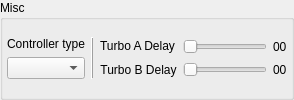
    <widget class="themeGroupBox" name="groupBox_Misc">
     <property name="title">
      <string>Misc</string>
     </property>
     <property name="flat">
      <bool>true</bool>
     </property>
     <layout class="QVBoxLayout" name="verticalLayout_groupBox_Misc_3">
      <property name="leftMargin">
       <number>4</number>
      </property>
      <property name="topMargin">
       <number>4</number>
      </property>
      <property name="rightMargin">
       <number>4</number>
      </property>
      <property name="bottomMargin">
       <number>4</number>
      </property>
      <item>
       <layout class="QHBoxLayout" name="horizontalLayout_groupBox_Misc">
        <item>
         <layout class="QVBoxLayout" name="verticalLayout_Controller_type">
          <item>
           <widget class="QLabel" name="label_Controller_type">
            <property name="text">
             <string>Controller type</string>
            </property>
            <property name="alignment">
             <set>Qt::AlignCenter</set>
            </property>
           </widget>
          </item>
          <item>
           <widget class="QComboBox" name="comboBox_Controller_type"/>
          </item>
         </layout>
        </item>
        <item>
         <widget class="Line" name="vline_groupBox_Misc">
          <property name="frameShadow">
           <enum>QFrame::Raised</enum>
          </property>
          <property name="orientation">
           <enum>Qt::Vertical</enum>
          </property>
         </widget>
        </item>
        <item>
         <layout class="QGridLayout" name="gridLayout_Turbo_delay">
          <item row="1" column="3">
           <widget class="QLabel" name="label_value_slider_TurboB">
            <property name="text">
             <string notr="true">00</string>
            </property>
           </widget>
          </item>
          <item row="0" column="2">
           <widget class="QSlider" name="horizontalSlider_TurboA">
            <property name="orientation">
             <enum>Qt::Horizontal</enum>
            </property>
           </widget>
          </item>
          <item row="0" column="3">
           <widget class="QLabel" name="label_value_slider_TurboA">
            <property name="text">
             <string notr="true">00</string>
            </property>
           </widget>
          </item>
          <item row="1" column="2">
           <widget class="QSlider" name="horizontalSlider_TurboB">
            <property name="orientation">
             <enum>Qt::Horizontal</enum>
            </property>
           </widget>
          </item>
          <item row="1" column="1">
           <widget class="QLabel" name="label_slider_TurboB">
            <property name="text">
             <string>Turbo B Delay</string>
            </property>
            <property name="alignment">
             <set>Qt::AlignCenter</set>
            </property>
           </widget>
          </item>
          <item row="0" column="1">
           <widget class="QLabel" name="label_slider_TurboA">
            <property name="sizePolicy">
             <sizepolicy hsizetype="Fixed" vsizetype="Fixed">
              <horstretch>0</horstretch>
              <verstretch>0</verstretch>
             </sizepolicy>
            </property>
            <property name="text">
             <string>Turbo A Delay</string>
            </property>
            <property name="alignment">
             <set>Qt::AlignCenter</set>
            </property>
           </widget>
          </item>
         </layout>
        </item>
       </layout>
      </item>
     </layout>
    </widget>
